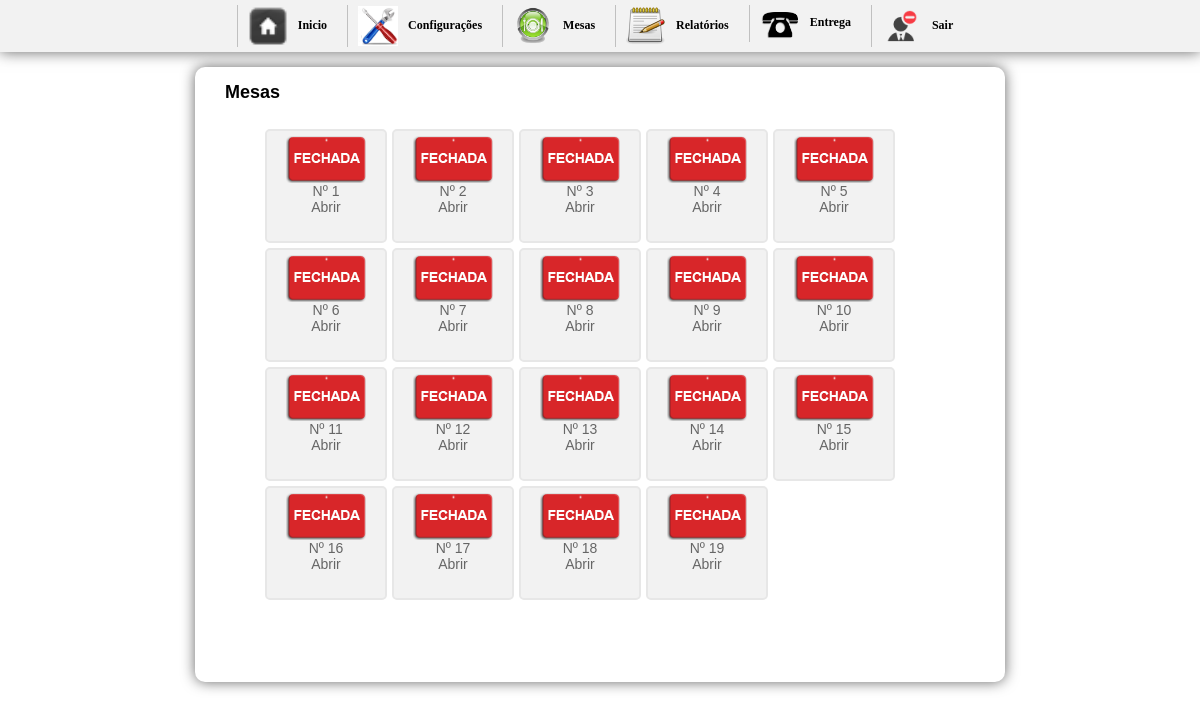
/inicio.php?btn=mesa&fecha=fechar&id_mesa=9 (signed in), run on an earlier commit of the app's database.
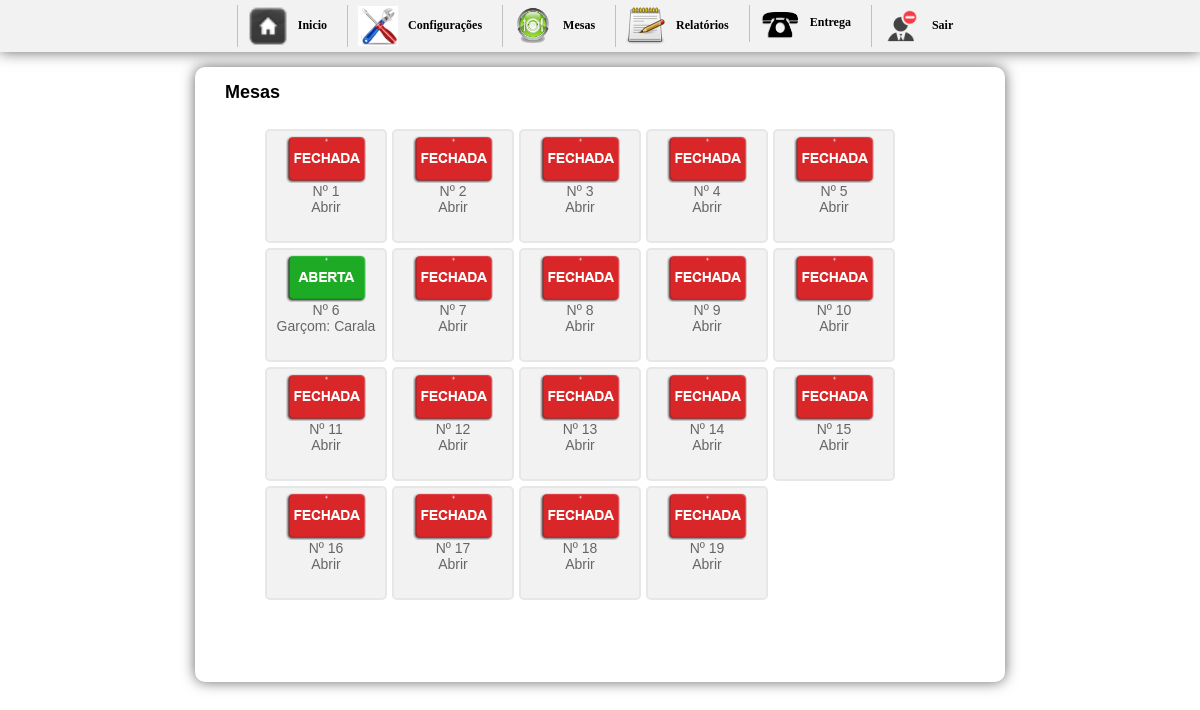
And on a later commit of the database.
### tables this page shows
CREATE TABLE `mesa` (
  `id_mesa` int(10) NOT NULL AUTO_INCREMENT,
  `numero` int(10) NOT NULL,
  `idGarcon` varchar(200) NOT NULL,
  `situacao` int(1) NOT NULL,
  PRIMARY KEY (`id_mesa`)
);

CREATE TABLE `garcon` (
  `idGarcon` int(10) NOT NULL AUTO_INCREMENT,
  `nomeGarcon` varchar(200) NOT NULL,
  `login` varchar(20) NOT NULL,
  `senha` varchar(20) NOT NULL,
  `nv` int(1) NOT NULL,
  PRIMARY KEY (`idGarcon`)
);

### mesas.php (the view, shortened to what this page needs)
<h1> &nbsp;&nbsp;&nbsp;Mesas</h1>
<div id="mesas">
<ul>
	<?php
		$sql = mysql_query("SELECT * FROM mesa ORDER BY id_mesa ASC");
		while($ver = mysql_fetch_array($sql)){
			$situacao = $ver['situacao'];
			$id_mesa = $ver['id_mesa'];
			$numero = $ver['numero'];
			$idGarcon = $ver['idGarcon'];
			$gar = mysql_query("SELECT * FROM garcon WHERE idGarcon='$idGarcon'");
			$bosta = mysql_fetch_assoc($gar);
			$nomeGarcon = $bosta['nomeGarcon'];
			if($situacao == 0){
				$img = "<img src='imagens/mesafechada.png' width='80' height='47' border='0'>";
			}else{
			$img = "<img src='imagens/mesaaberta.png' width='80' height='47' border='0'>";
			}
	?>
	<li><a href="?btn=vendermesa&id_mesa=<?php echo $id_mesa ?>&idGarcon=<?php echo $idGarcon ?>"><?php echo $img; echo "<br/>";  echo 'Nº '.$numero;  echo "<br/>"; if($situacao == 1){echo "Garçom: ".$nomeGarcon; }else{echo "Abrir";} ?></a></li>
<?php }?>
</ul>
</div>

### inicio.php (shortened to what this page needs)
<!DOCTYPE html PUBLIC "-//W3C//DTD XHTML 1.0 Transitional//EN" "http://www.w3.org/TR/xhtml1/DTD/xhtml1-transitional.dtd">
<html xmlns="http://www.w3.org/1999/xhtml">
<head>
<link href="css/style.css" rel="stylesheet" type="text/css">
<link href="css/css.css" rel="stylesheet" type="text/css">
<link href="css/jquery-uicss.css" rel="stylesheet" type="text/css">
</head>
<body>
<div class="naomostra">
<div id="menu"><center><?php include "menu.php"?></center></div></div>
<div id="geral">
	<?php
		if($_GET['btn'] == "nova"){
			include "vender.php";
		}elseif($_GET['btn'] == "cadastroProdutos"){
			include "cadastroProdutos.php";
		}elseif($_GET['btn'] == "alterapreco"){
			include "alterapreco.php";
		}elseif($_GET['btn'] == "relatorio"){
			include "relatorio.php";
		}
		elseif($_GET['btn'] == "config"){
			include "config.php";
		}
		elseif($_GET['btn'] == "mesa"){
			include "mesas.php";
		}
		elseif($_GET['btn'] == "entrega"){
			include "entrega.php";
		}
		elseif($_GET['btn'] == "vendermesa"){
			include "vendamesa.php";
		}
		elseif($_GET['btn'] == "categoria"){
			include "categoria.php";
		}
		elseif($_GET['btn'] == "cadastromesa"){
			include "cadastromesa.php";}
			elseif($_GET['btn'] == "vendapedido"){
			include "vendapedido.php";
		}
		elseif($_GET['btn'] == "cadastroclientes"){
			include "cadastrarcliente.php";
		}
		elseif($_GET['btn'] == "editarcliente"){
			include "editarcliente.php";
		}
		elseif($_GET['btn'] == "cadGarcon"){
			include "cadGarcon.php";
		}
		elseif($_GET['btn'] == "relatoriogarcon"){
			include "relatoriogarcon.php";
		}
		elseif($_GET['btn'] == "garcon"){
			include "vendagarcon.php";
		}elseif($_GET['btn'] == "relatorioproduto"){
			include "relatorio_produto.php";
		}
		elseif($_GET['btn'] == "devedor"){
			include "clientesdevedor.php";
		}
		else{
			include "logo.php";
		}
	?>
    <br/>
</div>
</body>
</html>

### menu.php (shortened to what this page needs)
<ul id="css3menu1" class="topmenu">
	<li><a href="inicio.php" ><img src="imagens/Home-icon.png" width="40" alt="Inicio"/>Inicio</a></li>
	<li><a href="inicio.php?btn=config"><img src="imagens/pic_3.png" width="40" alt=""/>Configurações</a>
    </li>
    <li><a href="inicio.php?btn=mesa"><img src="imagens/mesas.png" width="40" alt=""/>Mesas</a></li>
    <li><a href=""><img src="imagens/cadastro.png" width="40" alt=""/>Relatórios</a>
      </li>
	<li><a href="inicio2.php?btn=entrega"><img src="imagens/restaurant.png" width="40" alt=""/>Entrega</a></li>
    <li><a href="sair.php"><img src="imagens/unsubscribe.png" width="40" alt=""/>Sair</a></li>
</ul>

### css/style.css (style rules this page uses)
ul#css3menu1,ul#css3menu1 ul { margin:0;list-style:none;padding:0;background-color:#F2F2F2; }
ul#css3menu1 li { position:relative;display:block;white-space:nowrap;font-size:0;float:left; }
ul#css3menu1 { font-size:0;z-index:999;position:relative;display:inline-block;zoom:1;padding:0; *display:inline; }
ul#css3menu1>li { margin:0; }
ul#css3menu1 a { display:block;vertical-align:middle;text-align:left;text-decoration:none;font:bold 12px Trebuchet MS;color:#000;cursor:pointer;padding:1px 10px 1px 10px;background-color:#f2f2f2;background-image:url("mainbk.png");background-repeat:repeat;background-position:0 0;border-width:0 0 0 1px;border-style:solid;border-color:#C0C0C0; }
ul#css3menu1 img { border:none;vertical-align:middle;margin-right:10px; }

### css/css.css (style rules this page uses)
body { margin-left: 0px;margin-top: 0px;margin-right: 0px;margin-bottom: 0px; background-color:#FFF; font-family:Verdana, Geneva, sans-serif; font-size:14px; }
#menu { width:100%; height:52px;margin:0 auto; background-color:#f2f2f2;box-shadow: 0px 0px 1em #666; -webkit-box-shadow: 0px 0px 1em #666; -moz-box-shadow: 0px 0px 1em #666; }
#menu ul li { float:left; list-style:none; padding:5px; }
#geral { width:780px; height:585px; background:#FFF; padding:15px; margin:15px auto; box-shadow: 0px 0px 1em #666; -webkit-box-shadow: 0px 0px 1em #666; -moz-box-shadow: 0px 0px 1em #666; border-radius: 10px; }
h1 { font-size:18px; margin-top:0; }
#mesas { width:750px; height:500px; margin:0 auto; background:#FFF; border-radius:5px; overflow:auto; }
#mesas ul li a:link { text-decoration:none; color:#666; cursor:pointer; display:block; }
#mesas li { float:left; margin-right:5px; margin-bottom:5px; list-style:none; border-radius:5px; border:2px solid #e7e7e7; text-align:center; padding:5px; width:108px; height:100px; background-color:#f2f2f2; cursor:pointer; display:block; }

### inicio.php (style rules this page uses)
.naomostra { display: none; }

What changed in the data, as far as the page shows it:
changed mesa: situacao: picture added; idGarcon.nomeGarcon (not shown) → "Carala"; situacao: picture removed; situacao "Abrir" → "Garçom:"
